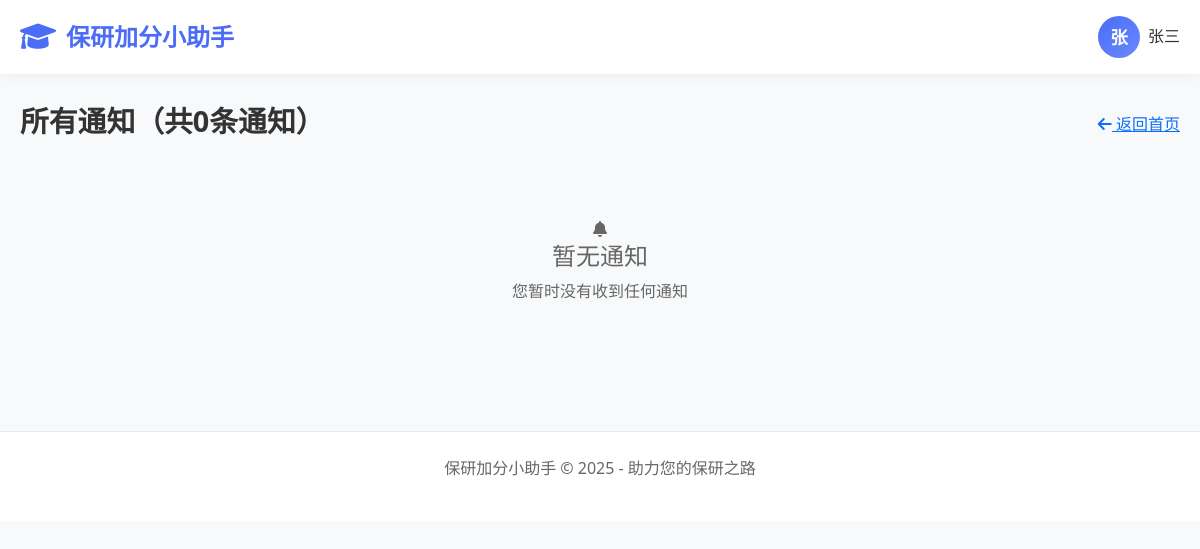
Page /student/notifications/ (signed in) on the earlier database version.
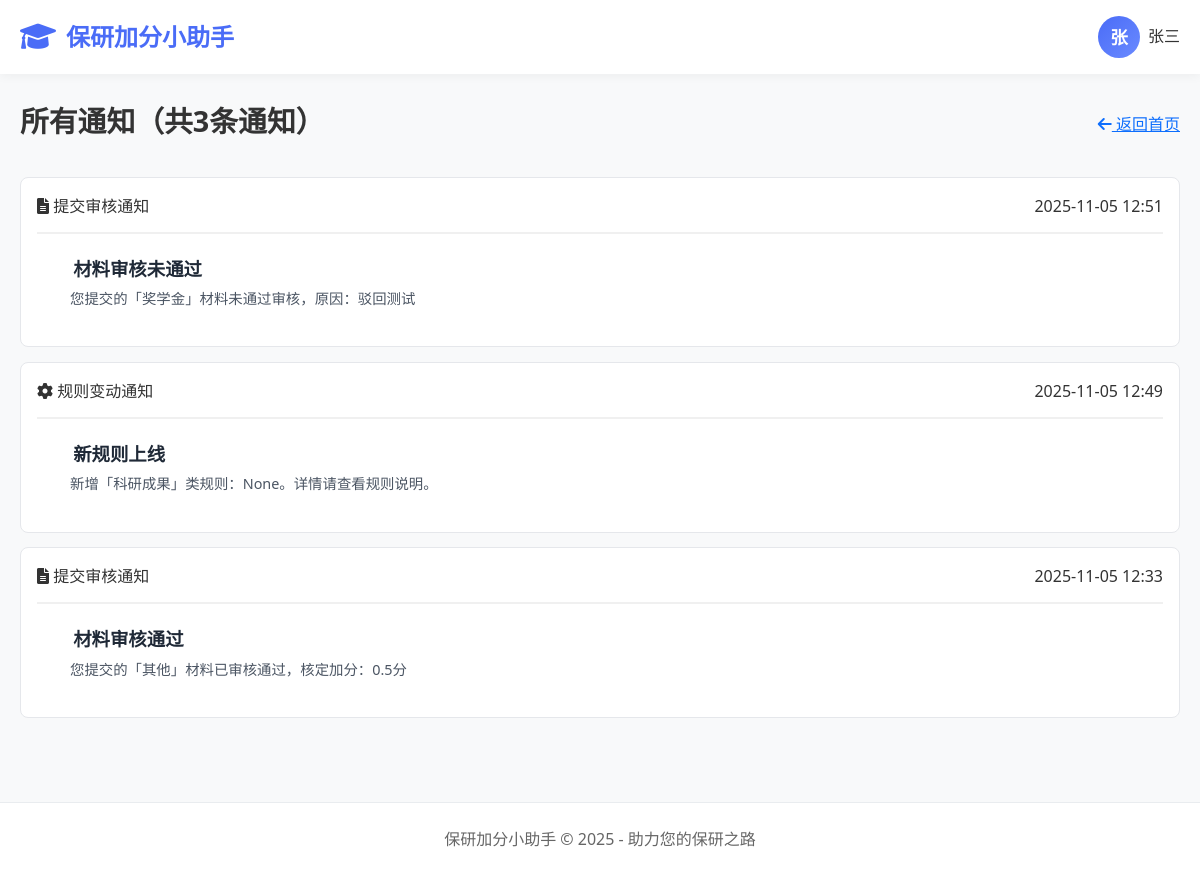
Same page on the later database version.
### apps/students/models.py (models this page shows, shortened)
class StudentProfile(models.Model):
    user = models.OneToOneField(
        User,
        on_delete=models.CASCADE,
        null=True,
        related_name='profile'  # 反向关联名称
    )
    full_name = models.CharField("姓名", max_length=100, blank=True)
    student_id = models.CharField("学号", max_length=20, unique=True,
                                  validators=[RegexValidator(regex=r'^\d{8,20}$', message='学号必须是8-20位数字')])
    grade = models.CharField("年级", max_length=20, blank=True)
    college = models.CharField("学院", max_length=100, blank=True)
    department = models.CharField("系别", max_length=100, blank=True)
    major = models.CharField("专业", max_length=100, blank=True)
    enrollment_year = models.PositiveIntegerField("入学年份", null=True, blank=True, help_text="例如：2023")
    GENDER_CHOICES = [
        ('M', '男'),
        ('F', '女'),
        ('O', '其他'),
    ]
    gender = models.CharField("性别", max_length=1, choices=GENDER_CHOICES, blank=True)
    ethnicity = models.CharField("民族", max_length=50, blank=True)
    political_status = models.CharField("政治面貌", max_length=50, blank=True)
    id_card = models.CharField("身份证号", max_length=18, blank=True,
                               validators=[RegexValidator(regex=r'^\d{17}[\dXx]$', message='请输入有效的身份证号')])
    phone = models.CharField("手机号", max_length=11, blank=True, help_text="请输入11位手机号码")
    email = models.EmailField("邮箱", blank=True, help_text="请输入有效的邮箱地址")
    academic_comprehensive_score = models.DecimalField(
        "学业综合成绩",  # 辅导员可设置
        max_digits=5,
        decimal_places=1,
        null=True,
        blank=True
    )
    academic_expertise_score = models.DecimalField(
        "学术专长成绩",  # 来自学术类材料加分
        max_digits=5,
        decimal_places=1,
        default=0
    )
    comprehensive_performance_score = models.DecimalField(
        "综合表现成绩",  # 来自综合类材料加分
        max_digits=5,
        decimal_places=1,
        default=0
    )
    total_score = models.DecimalField(
        "总成绩",
        max_digits=5,
        decimal_places=1,
        null=True,
        blank=True
    )
    academic_comprehensive_ratio = models.DecimalField(
        "学业综合成绩权重",
        max_digits=3,
        decimal_places=2,
        default=0.6  # 60%
    )
    academic_expertise_ratio = models.DecimalField(
        "学术专长成绩权重",
        max_digits=3,
        decimal_places=2,
        default=0.2  # 20%
    )
    comprehensive_performance_ratio = models.DecimalField(
        "综合表现成绩权重",
        max_digits=3,
        decimal_places=2,
        default=0.2  # 20%
    )

class Notification(models.Model):
    NOTIFICATION_TYPES = (
        ('submission', '提交审核通知'),
        ('rule', '规则变动通知'),
        ('system', '系统通知'),
    )
    recipient = models.ForeignKey(
        User,
        on_delete=models.CASCADE,
        related_name='notifications'
    )
    title = models.CharField(max_length=100)
    content = models.TextField()
    type = models.CharField(max_length=20, choices=NOTIFICATION_TYPES)
    is_read = models.BooleanField(default=False)
    created_at = models.DateTimeField(default=timezone.now)
    class Meta:
        ordering = ['-created_at']

### apps/students/views.py (the view)
# urls.py: path('notifications/', views.notifications, name='notifications'),
@login_required
def notifications(request):
    Notification.objects.filter(
        recipient=request.user,
        is_read=False
    ).update(is_read=True)
    all_notifications = Notification.objects.filter(
        recipient=request.user
    ).order_by('-created_at')
    return render(request, 'students/notifications.html', {
        'notifications': all_notifications
    })

### templates/students/notifications.html (shortened to what this page needs)
{% extends 'students/base.html' %}
{% load static %}
{% block extra_css %}
    <link href="{% static 'CSS/students/notifications.css' %}" rel="stylesheet">
{% endblock %}
{% block content %}
<div class="notifications-container">
    <div class="page-header">
        <h1 class="page-title">所有通知（共{{ notifications|length }}条通知）</h1>
        <a href="{% url 'index' %}" class="back-btn">
            <i class="fas fa-arrow-left"></i>
            <span>返回首页</span>
        </a>
    </div>
    <div class="notifications-list">
        {% for notification in notifications %}
        <div class="notification-item {% if not notification.is_read %}unread{% endif %}">
            <div class="notification-header">
                <div class="notification-type">
                    {% if notification.type == 'submission' %}
                        <i class="fas fa-file-alt"></i>
                        <span>提交审核通知</span>
                    {% elif notification.type == 'rule' %}
                        <i class="fas fa-cog"></i>
                        <span>规则变动通知</span>
                    {% else %}
                        <i class="fas fa-bullhorn"></i>
                        <span>系统通知</span>
                    {% endif %}
                </div>
                <div class="notification-time">
                    {{ notification.created_at|date:"Y-m-d H:i" }}
                </div>
            </div>
            <div class="notification-content">
                <h3 class="notification-title">{{ notification.title }}</h3>
                <p class="notification-text">{{ notification.content }}</p>
            </div>
        </div>
        {% empty %}
        <div class="empty-state">
            <i class="fas fa-bell"></i>
            <h4>暂无通知</h4>
            <p>您暂时没有收到任何通知</p>
        </div>
        {% endfor %}
    </div>
</div>
{% endblock %}

### templates/students/base.html (shortened to what this page needs)
<!DOCTYPE html>
<html lang="zh-CN">
<head>
    <link href="https://cdn.jsdelivr.net/npm/bootstrap@5.3.0-alpha1/dist/css/bootstrap.min.css" rel="stylesheet">
    <link rel="stylesheet" href="https://cdnjs.cloudflare.com/ajax/libs/font-awesome/6.0.0/css/all.min.css">
    {% load static %}
    <link href="{% static 'CSS/base.css' %}" rel="stylesheet">
    {% block extra_css %}{% endblock %}
</head>
<body>
    <nav class="navbar">
        <div class="container">
            <div class="navbar-content">
                <a href="{% url 'index' %}" class="logo">
                    <i class="fas fa-graduation-cap"></i>
                    <span>保研加分小助手</span>
                </a>
                <div class="user-info">
                    {% if user.is_authenticated %}
                        <a href="{% url 'profile' %}" class="d-flex align-items-center text-decoration-none" title="个人资料">
                            <div class="user-avatar">{{ user.profile.full_name|first }}</div>
                            <span class="username ms-2">{{ user.profile.full_name }}</span>
                        </a>
                    {% else %}
                        <a href="{% url 'login' %}" class="btn btn-outline-primary btn-sm">登录</a>
                    {% endif %}
                </div>
            </div>
        </div>
    </nav>
    <div class="container">
        <div class="main-content">
            {% block content %}{% endblock %}
        </div>
    </div>
    <footer class="footer">
        <div class="container">
            <p>保研加分小助手 &copy; 2025 - 助力您的保研之路</p>
        </div>
    </footer>
</body>
</html>

### static/CSS/base.css (style rules this page uses)
:root { --primary: #4a6cf7; --primary-light: #6a8aff; --secondary: #6c757d; --light-bg: #f8f9fa; --dark-text: #333333; --gray-text: #666666; --light-gray: #e9ecef; --white: #ffffff; --card-shadow: 0 4px 12px rgba(0, 0, 0, 0.08); --hover-shadow: 0 8px 24px rgba(0, 0, 0, 0.12); }
* { margin: 0; padding: 0; box-sizing: border-box; }
body { font-family: 'Segoe UI', 'PingFang SC', 'Microsoft YaHei', sans-serif; background-color: var(--light-bg); color: var(--dark-text); line-height: 1.6; }
.container { max-width: 1200px; margin: 0 auto; padding: 0 20px; }
.navbar { background: var(--white); box-shadow: 0 2px 10px rgba(0, 0, 0, 0.05); padding: 1rem 0; position: sticky; top: 0; z-index: 100; }
.navbar-content { display: flex; justify-content: space-between; align-items: center; width: 100%; }
.logo { display: flex; align-items: center; gap: 10px; font-weight: 700; font-size: 1.5rem; color: var(--primary); text-decoration: none; }
.logo i { font-size: 1.8rem; }
.user-info { display: flex; align-items: center; gap: 12px; margin-left: auto; }
.user-avatar { width: 42px; height: 42px; border-radius: 50%; background: linear-gradient(135deg, var(--primary), var(--primary-light)); display: flex; align-items: center; justify-content: center; color: var(--white); font-weight: 600; font-size: 1.1rem; }
.username { font-weight: 500; color: var(--dark-text); }
.main-content { padding: 30px 0; }
.page-header { display: flex; justify-content: space-between; align-items: center; margin-bottom: 30px; }
.page-title { font-size: 1.8rem; font-weight: 700; color: var(--dark-text); }
.footer { background: var(--white); padding: 24px 0; margin-top: 40px; text-align: center; color: var(--gray-text); border-top: 1px solid var(--light-gray); }

### static/CSS/students/notifications.css (style rules this page uses)
.notification-header { display: flex; justify-content: space-between; align-items: center; margin-bottom: 1.2rem; padding-bottom: 0.8rem; border-bottom: 2px solid #f0f0f0; }
.notification-title { font-size: 1.15rem; font-weight: 600; color: #1f2937; padding-left: 0.2rem; }
.notification-item { padding: 1rem; margin-bottom: 0.9rem; border-radius: 8px; background-color: #ffffff; border: 1px solid #e5e7eb; transition: all 0.25s ease; }
.notification-content { font-size: 0.9rem; color: #4b5563; line-height: 1.5; margin-left: 33px; padding: 0.3rem 0; }

Differences in the rows shown:
added Notification: type "submission" (drawn), created_at "2025-11-05 12:51", title "材料审核未通过", content "您提交的「奖学金」材料未通过审核，原因：驳回测试"
added Notification: type "rule" (drawn), created_at "2025-11-05 12:49", title "新规则上线", content "新增「科研成果」类规则：None。详情请查看规则说明。"
added Notification: type "submission" (drawn), created_at "2025-11-05 12:33", title "材料审核通过", content "您提交的「其他」材料已审核通过，核定加分：0.5分"
Other differences:
{{ notifications|length }}: "0" → "3"
text no longer shown: "暂无通知 您暂时没有收到任何通知"
